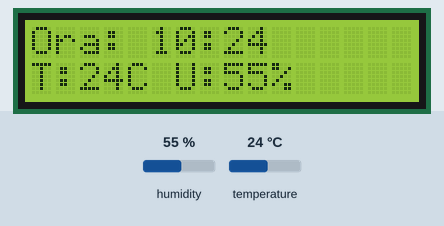
Recording of a sketch running on a simulated Arduino Uno, built with avr-gcc and run on an emulated ATmega328P. On the bench: 16×2 character LCD. Inputs (shaded band) come from the test bench; at power-on: humidity 55 %, temperature 24 °C. The local clock reads 2024-03-15 10:24:30 at power-on unless the sketch sets it.

Above: at 1.2 s.
1.3 s: humidity set to 22 %
At 3.3 s:
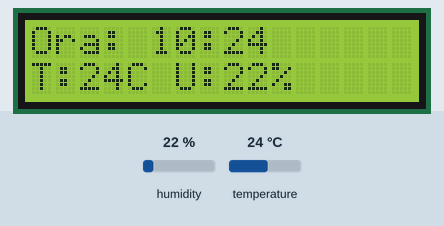
3.6 s: temperature set to 12 °C
At 4.7 s:
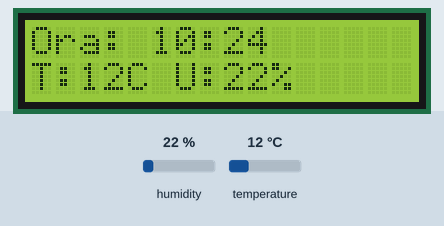
5.7 s: humidity set to 40 %
At 7.1 s:
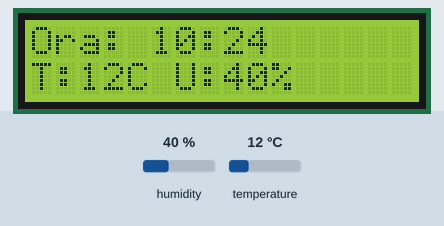
7.7 s: temperature set to 19 °C
At 9.5 s:
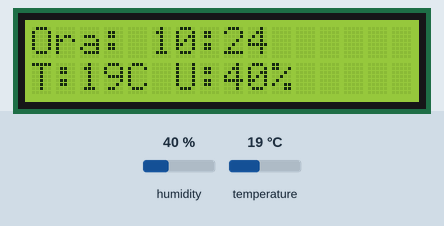
Timing chart, 0 to 11.0 s (numbered marks = the images above; inputs shaded):
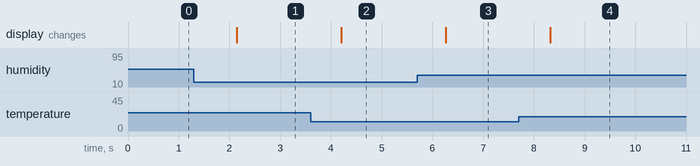

Measured:
- after the input at 1.3 s, the display: changes after 0.85 s (image 1)
- after the input at 3.6 s, the display: changes after 0.61 s (image 2)
- after the input at 5.7 s, the display: changes after 0.56 s (image 3)
- after the input at 7.7 s, the display: changes after 0.62 s (image 4)

The sketch:

ClockCiock_v1.0.ino
```cpp
/*----------------------- C H A N G E L O G -----------------------------------
v1.0 (03/09/2026): Schermata singola con ora (RTC Module) e temperatura (sensore DTH11)
------------------------------------------------------------------------------
*/

#include <Wire.h>
#include <LiquidCrystal.h>
#include <SimpleDHT.h>
#include "RTClib.h"

// Inizializzazione LCD con i pin: RS, E, D4, D5, D6, D7
LiquidCrystal lcd(7, 8, 9, 10, 11, 12);

// Inizializzazione Sensore DHT11 sul pin digitale 2
int pinDHT11 = 2;
SimpleDHT11 dht11(pinDHT11);

// Inizializzazione modulo RTC
RTC_DS1307 rtc;

void setup() {
  lcd.begin(16, 2);
  Wire.begin();

  if (!rtc.begin()) {
    lcd.print("Errore modulo RTC");
    while (1);
  }

  // Utilizzare solo la prima volta per sincrinizzarlo
    //rtc.adjust(DateTime(2026, 9, 3, 22, 36, 45));

}

void loop() {
  byte temperature = 0;
  byte humidity = 0;

  // Lettura dati dal sensore DHT11
  dht11.read(&temperature, &humidity, NULL);

  // Lettura ora dal modulo RTC
  DateTime now = rtc.now();

  // Stampa dell'ora sulla prima riga
  lcd.setCursor(0, 0);
  lcd.print("Ora: ");
  if (now.hour() < 10) lcd.print('0');
  lcd.print(now.hour());
  lcd.print(':');
  if (now.minute() < 10) lcd.print('0');
  lcd.print(now.minute());

  // Stampa dei dati meteo sulla seconda riga
  lcd.setCursor(0, 1);
  lcd.print("T:");
  lcd.print(temperature);
  lcd.print("C U:");
  lcd.print(humidity);
  lcd.print("%    ");

  // Aggiorna lo schermo ogni 1 second0
  delay(1000);
}
```
